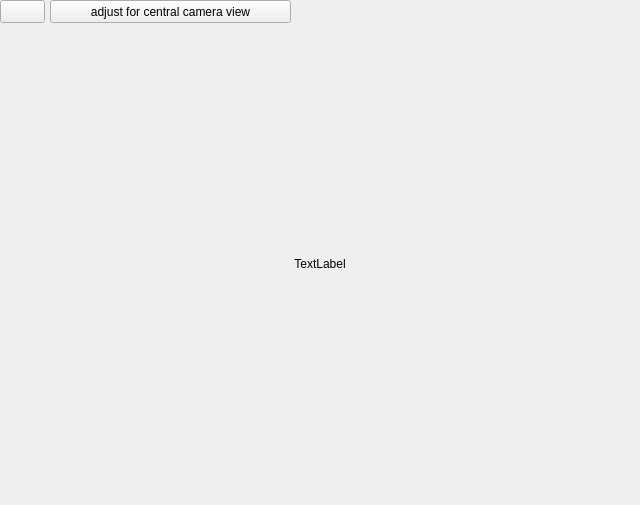
<?xml version="1.0" encoding="UTF-8"?>
<ui version="4.0">
 <class>extra_window_MainWindow</class>
 <widget class="QMainWindow" name="extra_window_MainWindow">
  <property name="geometry">
   <rect>
    <x>0</x>
    <y>0</y>
    <width>640</width>
    <height>505</height>
   </rect>
  </property>
  <property name="minimumSize">
   <size>
    <width>640</width>
    <height>505</height>
   </size>
  </property>
  <property name="windowTitle">
   <string notr="true">extra_window</string>
  </property>
  <property name="windowIcon">
   <iconset>
    <normaloff>../img/mfv_ico.png</normaloff>../img/mfv_ico.png</iconset>
  </property>
  <widget class="QWidget" name="centralwidget">
   <widget class="QPushButton" name="Save_pushButton">
    <property name="geometry">
     <rect>
      <x>0</x>
      <y>0</y>
      <width>45</width>
      <height>23</height>
     </rect>
    </property>
    <property name="text">
     <string notr="true"/>
    </property>
    <property name="icon">
     <iconset>
      <normaloff>../img/save.svg</normaloff>../img/save.svg</iconset>
    </property>
   </widget>
   <widget class="QPushButton" name="Set_parent_size_pushButton">
    <property name="geometry">
     <rect>
      <x>50</x>
      <y>0</y>
      <width>241</width>
      <height>23</height>
     </rect>
    </property>
    <property name="text">
     <string notr="true">adjust for central camera view</string>
    </property>
   </widget>
   <widget class="QLabel" name="label">
    <property name="geometry">
     <rect>
      <x>0</x>
      <y>25</y>
      <width>640</width>
      <height>478</height>
     </rect>
    </property>
    <property name="text">
     <string>TextLabel</string>
    </property>
    <property name="alignment">
     <set>Qt::AlignCenter</set>
    </property>
   </widget>
  </widget>
 </widget>
 <resources/>
 <connections/>
</ui>
